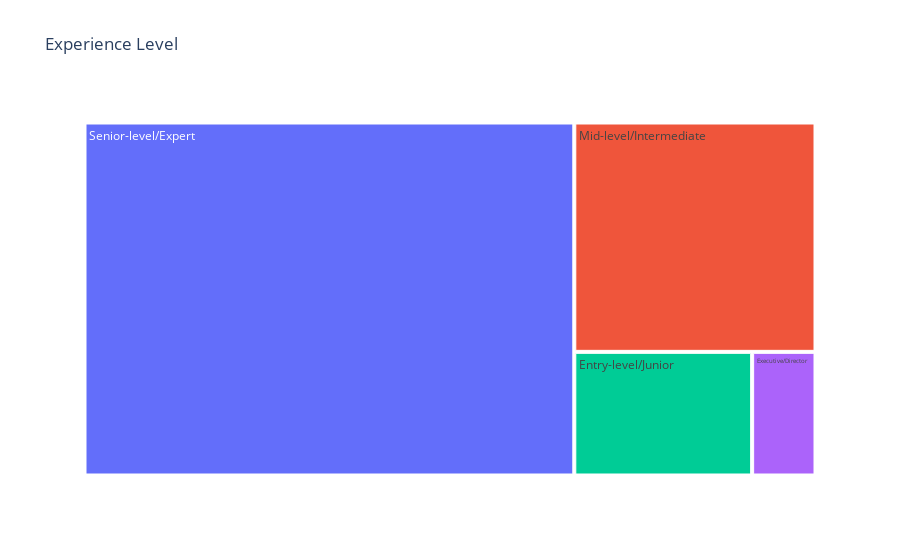

This figure's notebook cell:
### Code cell
df['experience_level'] = df['experience_level'].replace('EN','Entry-level/Junior')
df['experience_level'] = df['experience_level'].replace('MI','Mid-level/Intermediate')
df['experience_level'] = df['experience_level'].replace('SE','Senior-level/Expert')
df['experience_level'] = df['experience_level'].replace('EX','Executive/Director')

ex_level = df['experience_level'].value_counts()
fig = px.treemap(ex_level, path=[ex_level.index], values = ex_level.values, title = 'Experience Level')
fig.show()

### Figure 1 — Plotly figure (JSON) as saved in the notebook; plotly's stock layout.template omitted (floating-point values rounded to 4 significant figures)
{"data": [{"branchvalues": "total", "domain": {"x": [0, 1], "y": [0, 1]}, "hovertemplate": "labels=%{label}<br>value=%{value}<br>parent=%{parent}<br>id=%{id}<extra></extra>", "ids": ["Entry-level/Junior", "Executive/Director", "Mid-level/Intermediate", "Senior-level/Expert"], "labels": ["Entry-level/Junior", "Executive/Director", "Mid-level/Intermediate", "Senior-level/Expert"], "name": "", "parents": ["", "", "", ""], "type": "treemap", "values": [320, 114, 805, 2516]}], "layout": {"legend": {"tracegroupgap": 0}, "title": {"text": "Experience Level"}}}
